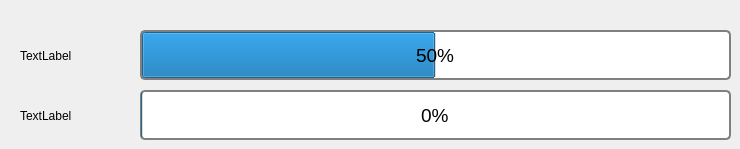
        <widget class="QWidget" name="detailsPage">
         <widget class="QProgressBar" name="progressBar_3">
          <property name="geometry">
           <rect>
            <x>140</x>
            <y>90</y>
            <width>591</width>
            <height>50</height>
           </rect>
          </property>
          <property name="minimumSize">
           <size>
            <width>0</width>
            <height>50</height>
           </size>
          </property>
          <property name="font">
           <font>
            <pointsize>14</pointsize>
           </font>
          </property>
          <property name="styleSheet">
           <string notr="true">QProgressBar {
    border: 2px solid grey;
    border-radius: 5px;
    text-align: center;
}
</string>
          </property>
          <property name="value">
           <number>0</number>
          </property>
         </widget>
         <widget class="QProgressBar" name="progressBar_2">
          <property name="geometry">
           <rect>
            <x>140</x>
            <y>30</y>
            <width>591</width>
            <height>50</height>
           </rect>
          </property>
          <property name="minimumSize">
           <size>
            <width>0</width>
            <height>50</height>
           </size>
          </property>
          <property name="font">
           <font>
            <pointsize>14</pointsize>
           </font>
          </property>
          <property name="styleSheet">
           <string notr="true">QProgressBar {
    border: 2px solid grey;
    border-radius: 5px;
    text-align: center;
}
</string>
          </property>
          <property name="value">
           <number>50</number>
          </property>
         </widget>
         <widget class="QLabel" name="label_9">
          <property name="geometry">
           <rect>
            <x>20</x>
            <y>100</y>
            <width>101</width>
            <height>31</height>
           </rect>
          </property>
          <property name="text">
           <string>TextLabel</string>
          </property>
         </widget>
         <widget class="QLabel" name="label_2">
          <property name="geometry">
           <rect>
            <x>20</x>
            <y>40</y>
            <width>101</width>
            <height>31</height>
           </rect>
          </property>
          <property name="text">
           <string>TextLabel</string>
          </property>
         </widget>
        </widget>
